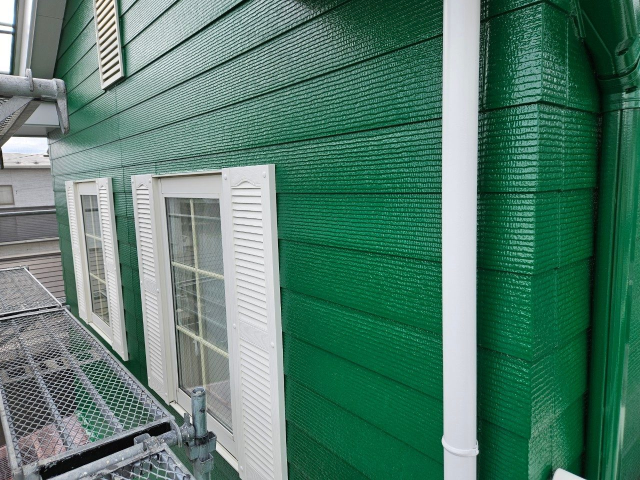
#> input picture site/assets/works/gaiheki-green.jpg, 1280 x 960 px (shown at 1/2 size)
$ python cover.py
#> lines starting #> are read from the running program, lines starting #| are printed output that depends on the picture
"""LINE 公式アカウントのプロフィール背景画像を作る。1080 x 878。

サイトのヒーローと同じ写真・同じ配色にして、サイトから来た人が
「同じ会社だ」と一目で分かるようにする。
"""

from pathlib import Path

from PIL import Image, ImageDraw, ImageEnhance, ImageFont

W, H = 1080, 878
ROOT = Path(__file__).resolve().parents[2]
PHOTO = ROOT / "site" / "assets" / "works" / "gaiheki-green.jpg"
LOGO = ROOT / "site" / "assets" / "logo.png"
FONT = "/usr/share/fonts/opentype/ipafont-gothic/ipagp.ttf"

BRAND_DEEP = (11, 74, 95)
ACCENT = (226, 102, 31)


def font(size):
    return ImageFont.truetype(FONT, size)


def cover(photo, size):
    """短辺に合わせて拡大し、中央で切り抜く。"""
#> called with size = (1080, 878)
    tw, th = size
#> tw = 1080; th = 878
    scale = max(tw / photo.width, th / photo.height)
#> scale = 0.915
    resized = photo.resize((round(photo.width * scale), round(photo.height * scale)),
                           Image.LANCZOS)
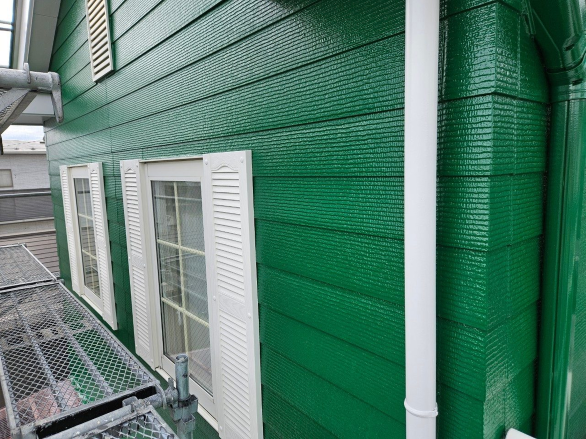
#> resized: PIL image 1171x878 RGB (shown at 1/2 size); mean R, G, B 83.2, 124.7, 108.3
    left = (resized.width - tw) // 2
#> left = 45
    top = (resized.height - th) // 2
#> top = 0
    return resized.crop((left, top, left + tw, top + th))
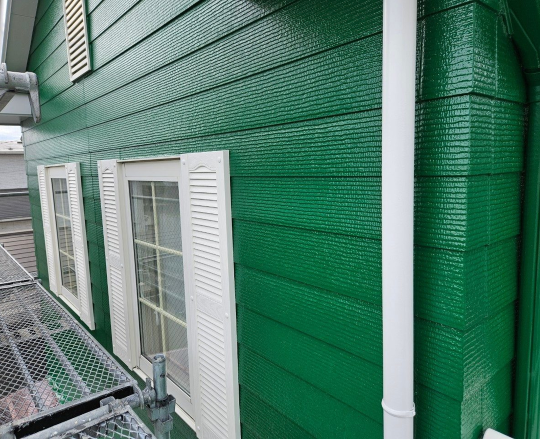
#> returned value: PIL image 1080x878 RGB (shown at 1/2 size); mean R, G, B 83.1, 125.1, 108.6


img = cover(Image.open(PHOTO).convert("RGB"), (W, H))
img = ImageEnhance.Color(img).enhance(0.75)

# 文字を読ませるために、深い青緑を重ねる。写真をそのまま使うと白文字が沈む。
veil = Image.new("RGB", (W, H), BRAND_DEEP)
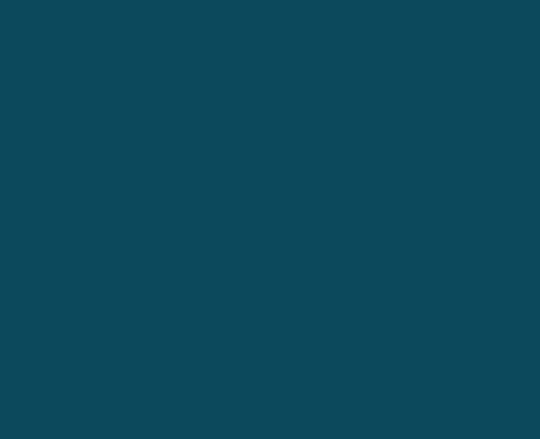
#> veil: PIL image 1080x878 RGB (shown at 1/2 size); mean R, G, B 11, 74, 95
img = Image.blend(img, veil, 0.62)
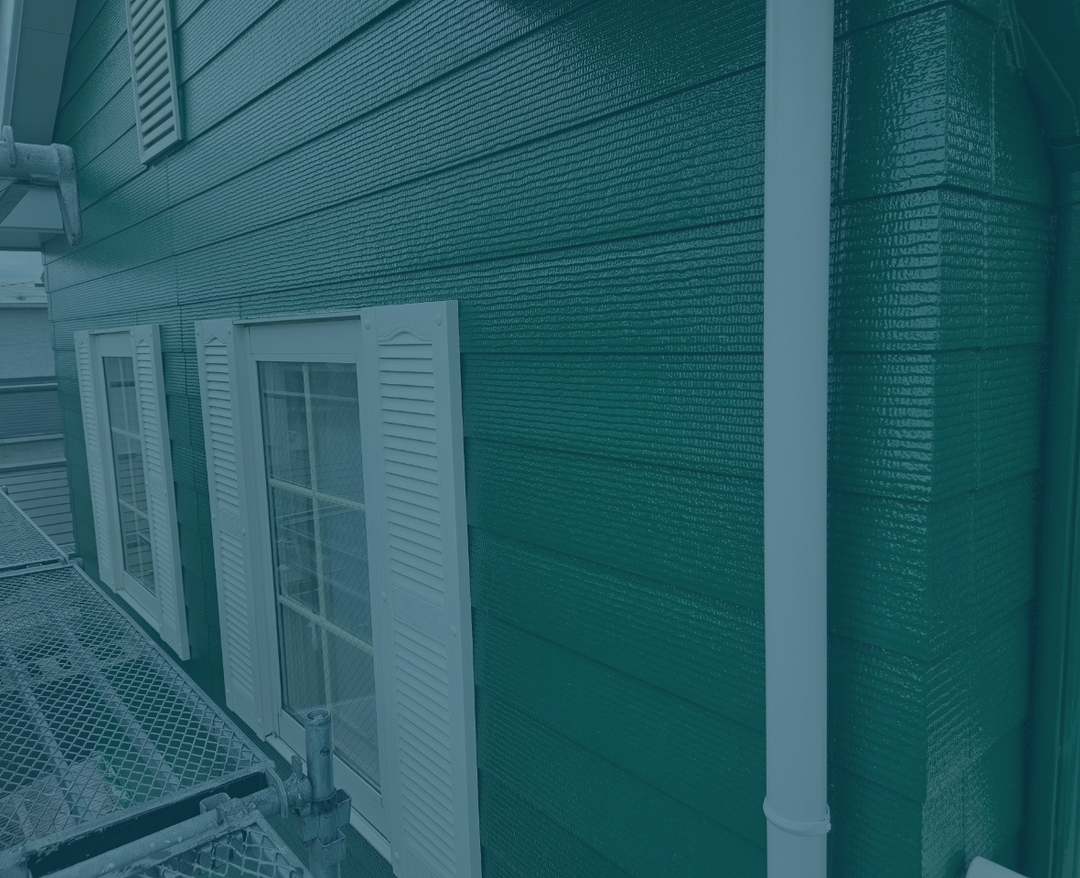
#> img: PIL image 1080x878 RGB; mean R, G, B 40.4, 91.4, 99.7

d = ImageDraw.Draw(img)

#> (the run stopped early here; a loop or call above may not have finished)

$ run again, with dist/assets/works/futaibu-roller.jpg copied over site/assets/works/gaiheki-green.jpg
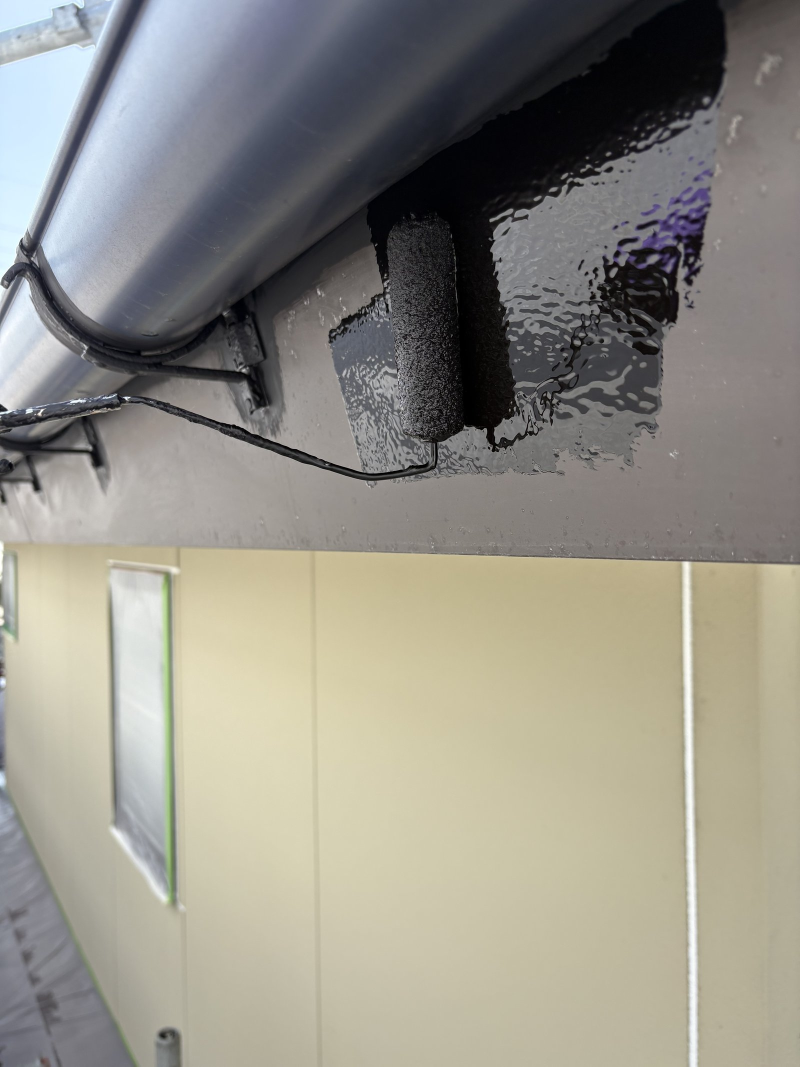
#> input picture dist/assets/works/futaibu-roller.jpg, 1600 x 2133 px (shown at 1/2 size)
#> tw = 1080; th = 878
#> scale = 0.675
#> left = 0
#> top = 281
#> in cover, `return resized.crop((left, top, left + tw, top + th))`:
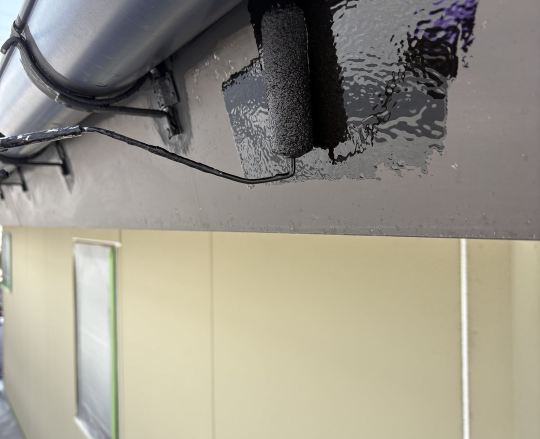
#> returned value: PIL image 1080x878 RGB (shown at 1/2 size); mean R, G, B 152.7, 148.6, 135.8
#> `img = Image.blend(img, veil, 0.62)`:
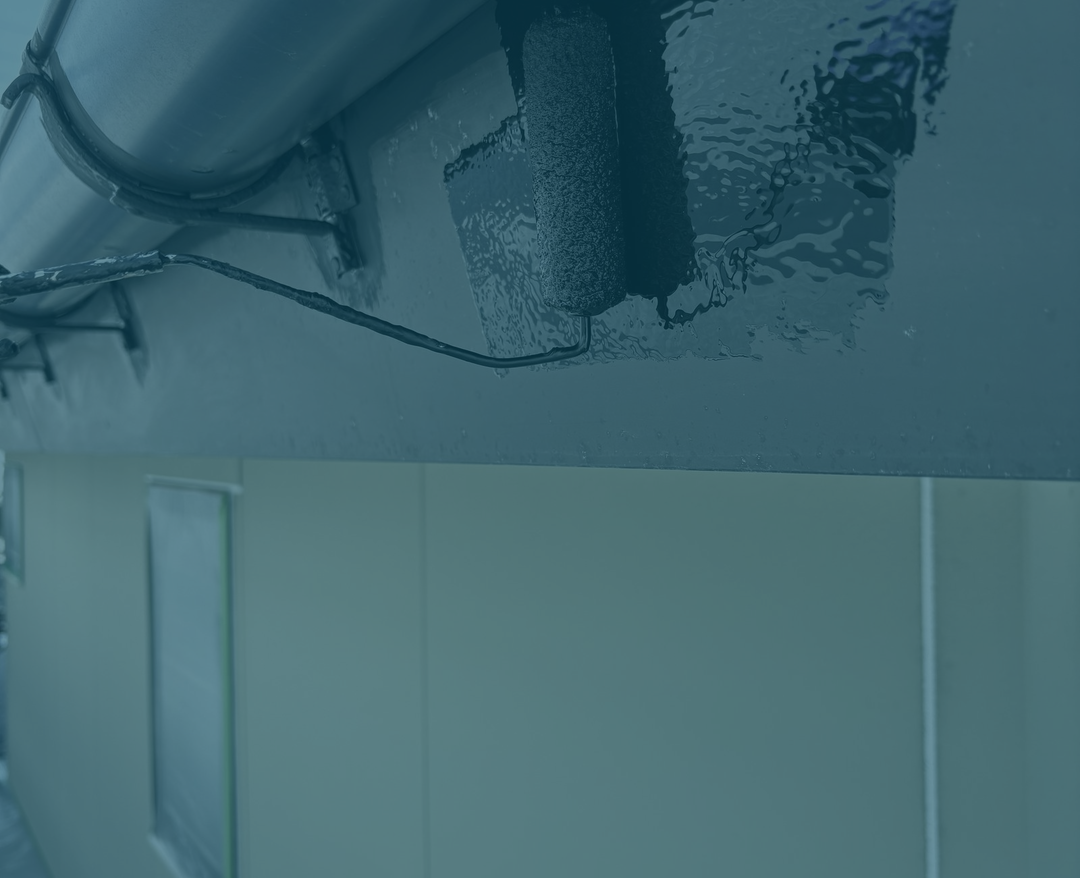
#> img: PIL image 1080x878 RGB; mean R, G, B 63.8, 101.7, 111.1

$ run again, with dist/assets/works/gaiheki-roller.jpg copied over site/assets/works/gaiheki-green.jpg
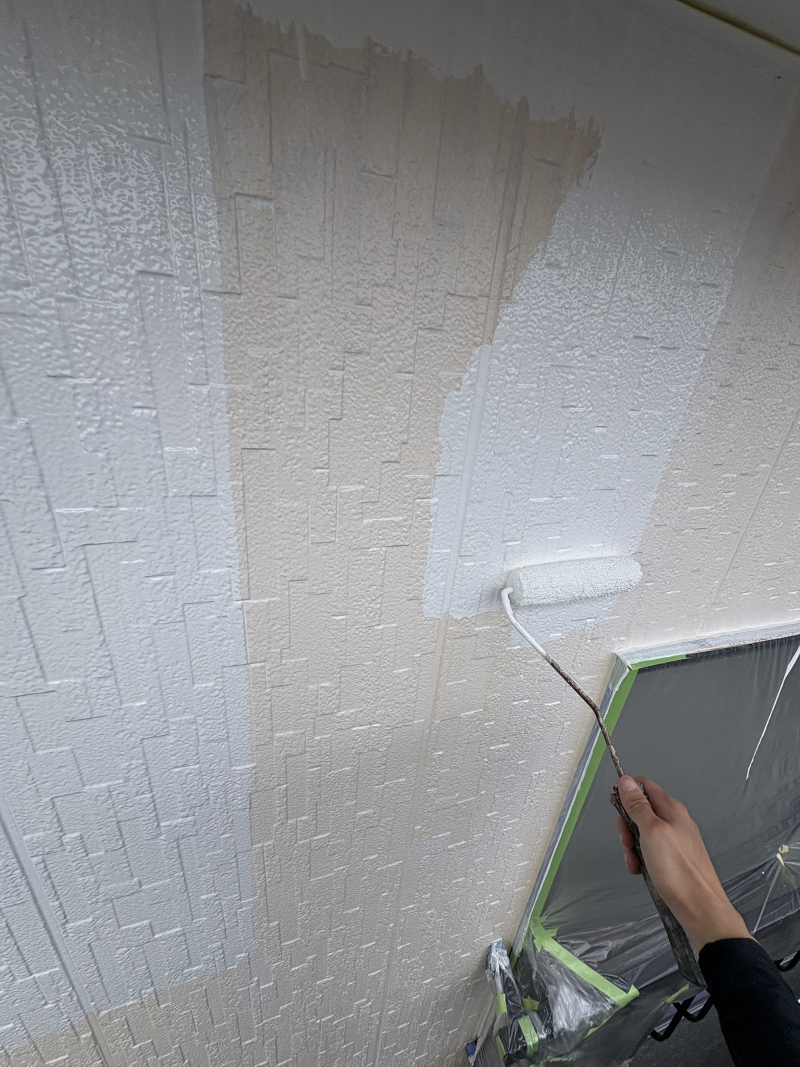
#> input picture dist/assets/works/gaiheki-roller.jpg, 1600 x 2133 px (shown at 1/2 size)
#> tw = 1080; th = 878
#> scale = 0.675
#> left = 0
#> top = 281
#> in cover, `return resized.crop((left, top, left + tw, top + th))`:
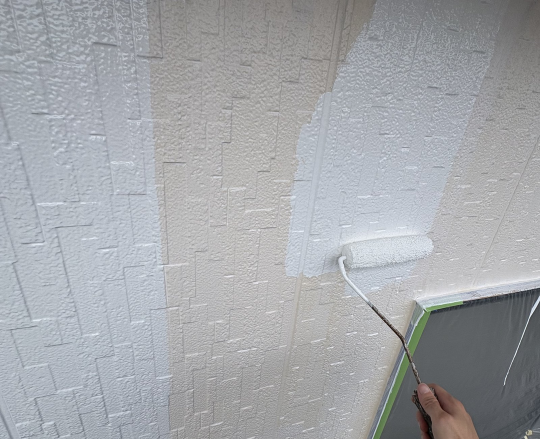
#> returned value: PIL image 1080x878 RGB (shown at 1/2 size); mean R, G, B 164.1, 166.6, 170.4
#> `img = Image.blend(img, veil, 0.62)`:
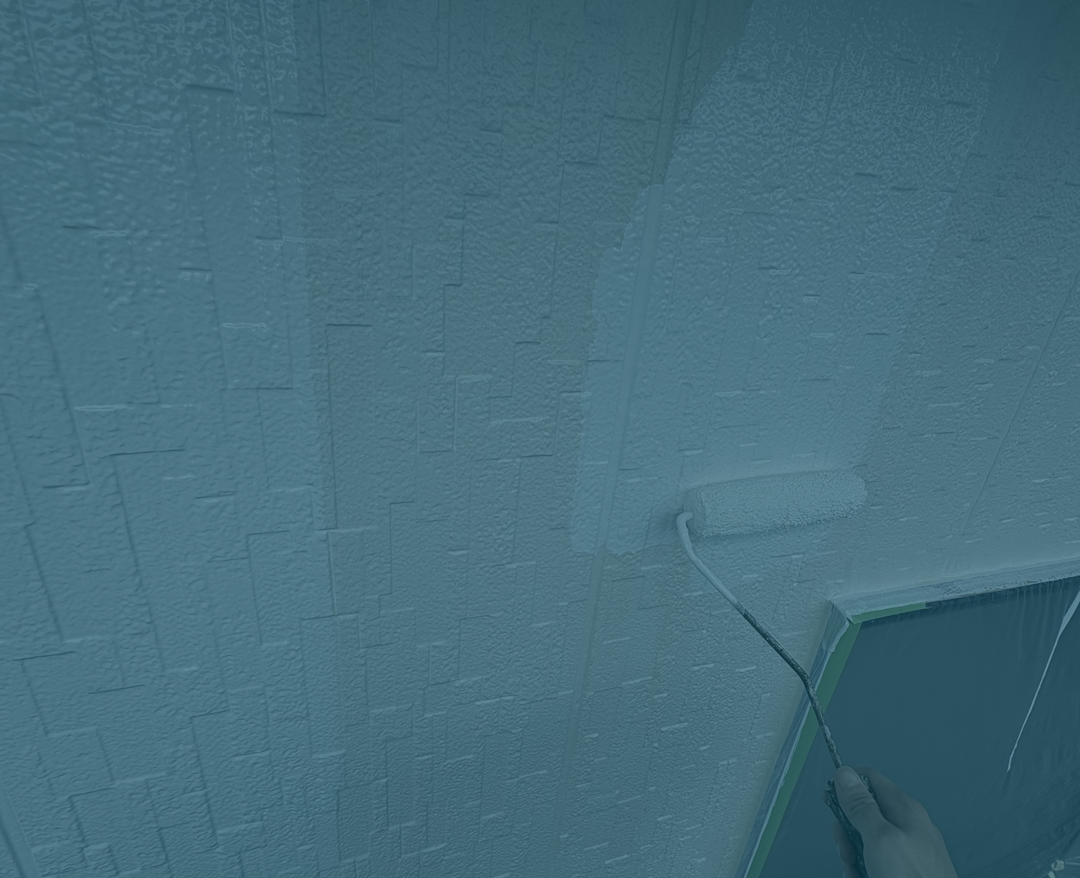
#> img: PIL image 1080x878 RGB; mean R, G, B 68.7, 108.5, 122.6
